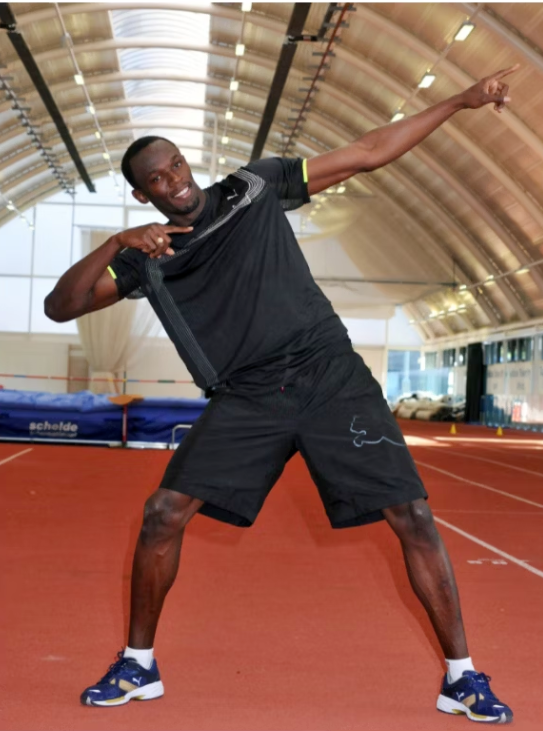
#> input picture tests/assets/example.jpg, 543 x 731 px
$ python -i pose_estimator.py   (imports and definitions only)
#> lines starting #> are read from the running program, lines starting #| are printed output that depends on the picture
# ===== インポート =====
# --- 標準ライブラリ ---
from pathlib import Path
from typing import List, Tuple

# --- 外部ライブラリ ---
import cv2 as cv
import numpy as np
import onnxruntime as ort
# ====

# ===== 定数定義 =====
_KEYPOINT_NAMES: Tuple[str, ...] = (
    "nose", "left_eye", "right_eye", "left_ear", "right_ear",
    "left_shoulder", "right_shoulder", "left_elbow", "right_elbow",
    "left_wrist", "right_wrist", "left_hip", "right_hip",
    "left_knee", "right_knee", "left_ankle", "right_ankle",
)

_MODEL_INFO = {
    "lightning": {"file": "movenet_singlepose_lightning_v4.onnx", "input_size": 192},
    "thunder":   {"file": "movenet_singlepose_thunder_v4.onnx",   "input_size": 256},
}
# ====


class PoseEstimator:
    """MoveNet で単一人物姿勢推定を行うラッパークラス。"""

    # --- サポートされるモデルタイプ ---
    SUPPORTED_MODELS: Tuple[str, ...] = tuple(_MODEL_INFO.keys())

    def __init__(
        self,
        model_type: str = "lightning",
        *,
        model_dir: Path | None = None,
        providers: List[str] | None = None,
    ) -> None:
        """モデルを読み込み、推論セッションを初期化。"""
        if model_type not in self.SUPPORTED_MODELS:
            raise ValueError(f"model_type must be one of {self.SUPPORTED_MODELS}")

        # --- モデルパス決定 ---
        model_dir = model_dir or (Path(__file__).resolve().parents[3] / "data" / "models")
        if model_dir is None:
            cand_root = Path(__file__).resolve().parents[3] / "data" / "models"
            model_dir = cand_root if cand_root.is_dir() else cand_src
        model_path: Path = model_dir / _MODEL_INFO[model_type]["file"]
        if not model_path.is_file():
            raise FileNotFoundError(f"モデルファイルが見つかりません: {model_path}")

        # --- ONNX Runtime プロバイダ設定 ---
        if providers is None:
            # Radeon 環境など GPU が使えない場合を考慮し CPU を最後にフォールバック
            providers = [
                "CUDAExecutionProvider",      # NVIDIA GPU
                "DirectMLExecutionProvider",  # AMD / Intel GPU
                "CPUExecutionProvider",
            ]

        self._input_size: int = _MODEL_INFO[model_type]["input_size"]
        self._session: ort.InferenceSession = ort.InferenceSession(
            model_path.as_posix(),
            providers=providers,
        )
        self._input_name: str = self._session.get_inputs()[0].name
        self._output_name: str = self._session.get_outputs()[0].name

    def estimate(self, image_bgr: np.ndarray) -> Tuple[np.ndarray, np.ndarray]:
        """1 枚の BGR 画像から 17 点の (x, y) と score を返す。"""
        orig_h, orig_w = image_bgr.shape[:2]

        # --- 画像処理 ---
        img = cv.GaussianBlur(image_bgr, (3, 3), 0)
        yuv = cv.cvtColor(img, cv.COLOR_BGR2YUV)
        yuv[:, :, 0] = cv.equalizeHist(yuv[:, :, 0])
        img = cv.cvtColor(yuv, cv.COLOR_YUV2BGR)

        # --- 前処理 ---
        input_tensor = cv.resize(image_bgr, (self._input_size, self._input_size))
        input_tensor = cv.cvtColor(input_tensor, cv.COLOR_BGR2RGB)
        input_tensor = input_tensor.astype(np.int32)[None, ...]  # shape: (1,H,W,3)

        # --- 推論 ---
        outputs = self._session.run(
            [self._output_name],
            {self._input_name: input_tensor},
        )[0]  # shape: (1,1,17,3)
        kps_scores = np.squeeze(outputs)  # shape: (17,3)

        # --- 後処理：元解像度へ座標スケールバック ---
        keypoints_px = np.stack(
            [
                (kps_scores[:, 1] * orig_w).astype(np.int32),
                (kps_scores[:, 0] * orig_h).astype(np.int32),
            ],
            axis=1,
        )  # shape: (17,2)

        scores = kps_scores[:, 2]

        return keypoints_px, scores

    @property
    def keypoint_names(self) -> Tuple[str, ...]:
        """キーポイント名のタプルを返す。"""
        return _KEYPOINT_NAMES

>>> import cv2
>>> picture = cv2.imread('../../../tests/assets/example.jpg', cv2.IMREAD_GRAYSCALE)
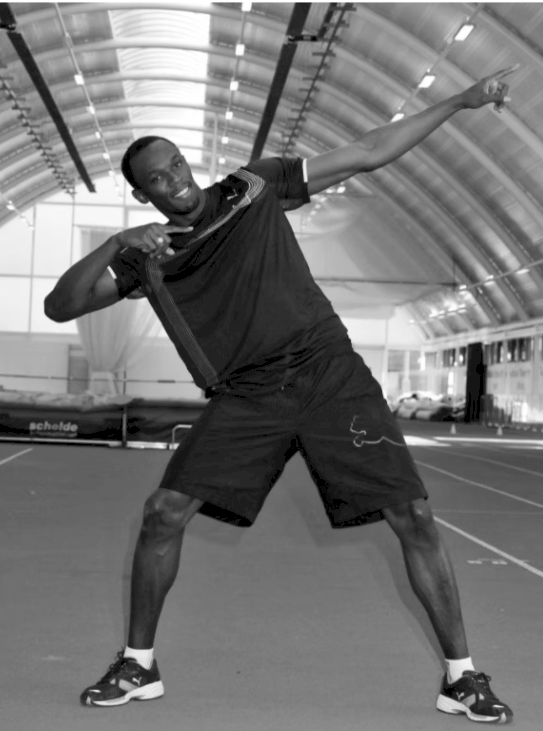
#> picture: shape (731, 543); min 0, max 255, mean 116.4
>>> result = PoseEstimator().estimate(picture)
#> (the run stopped early here; a loop or call above may not have finished)
